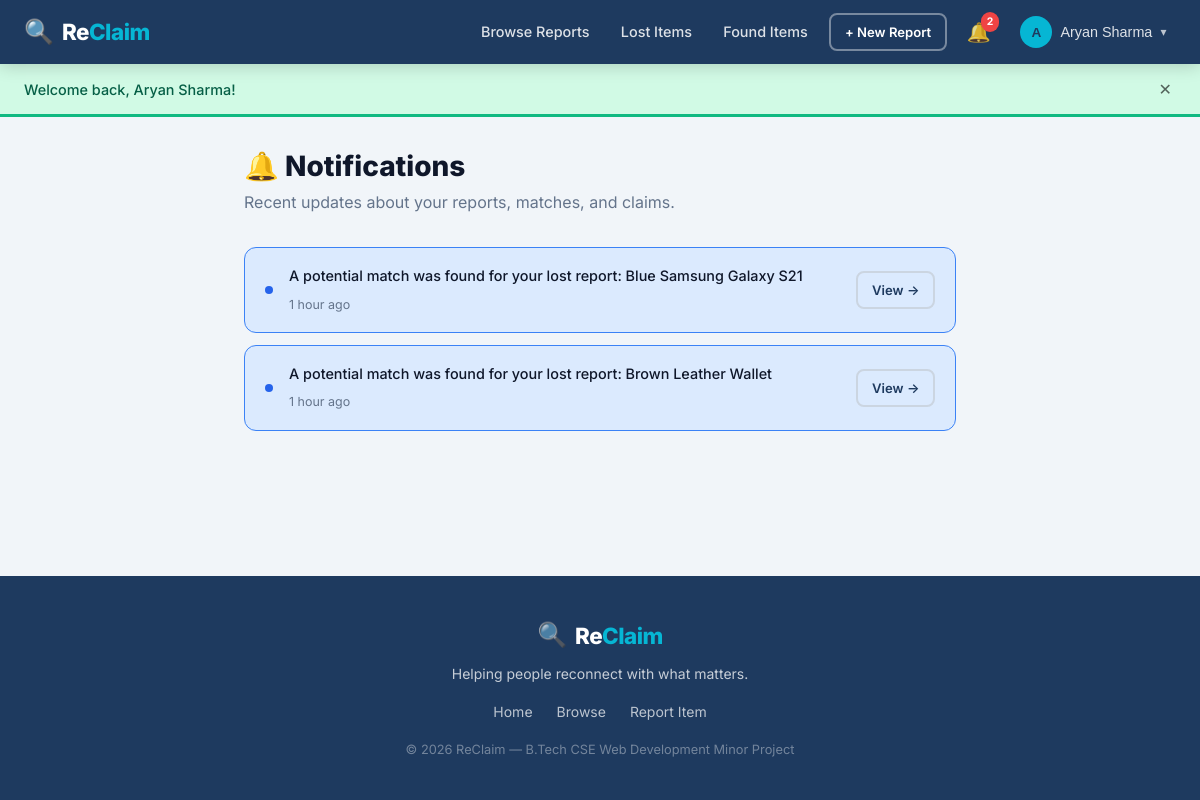
/notifications.php (signed in), run on the app's committed database.
### tables this page shows
CREATE TABLE IF NOT EXISTS notifications (
    id         INT UNSIGNED    NOT NULL AUTO_INCREMENT,
    user_id    INT UNSIGNED    NOT NULL,
    message    VARCHAR(500)    NOT NULL,
    link       VARCHAR(300)    DEFAULT NULL,
    is_read    TINYINT(1)      NOT NULL DEFAULT 0,
    created_at TIMESTAMP       NOT NULL DEFAULT CURRENT_TIMESTAMP,
    PRIMARY KEY (id),
    KEY idx_user_read (user_id, is_read),
    CONSTRAINT fk_notif_user FOREIGN KEY (user_id) REFERENCES users (id) ON DELETE CASCADE
);

### includes/functions.php (called while the page is built, shortened)
<?php
function h(string $str): string {
    return htmlspecialchars($str, ENT_QUOTES | ENT_HTML5, 'UTF-8');
}
function time_ago(string $datetime): string {
    $now  = new DateTime();
    $past = new DateTime($datetime);
    $diff = $now->diff($past);
    if ($diff->h > 0) return $diff->h . ' hour' . ($diff->h > 1 ? 's' : '') . ' ago';
    return 'Just now';
}

### notifications.php (the view, shortened to what this page needs)
<?php
require_once __DIR__ . '/includes/functions.php';
require_once __DIR__ . '/config/db.php';
$pdo->prepare("UPDATE notifications SET is_read = 1 WHERE user_id = ? AND is_read = 0")
    ->execute([current_user_id()]);
$stmt = $pdo->prepare(
    'SELECT * FROM notifications WHERE user_id = ? ORDER BY created_at DESC LIMIT 50'
);
$stmt->execute([current_user_id()]);
$notifications = $stmt->fetchAll();
require_once __DIR__ . '/includes/header.php';
?>
<div class="container page-container" style="max-width:760px">
    <div class="page-header">
        <h1 class="page-title">🔔 Notifications</h1>
        <p class="page-subtitle">Recent updates about your reports, matches, and claims.</p>
    </div>
    <?php if (empty($notifications)): ?>
        <div class="empty-state">
            <div class="empty-icon">🔔</div>
            <h3>No notifications yet</h3>
            <p>You'll be notified when matches are found or your claims are reviewed.</p>
        </div>
    <?php else: ?>
        <div class="notifications-list">
            <?php foreach ($notifications as $n): ?>
            <div class="notif-item <?= $n['is_read'] ? '' : 'notif-unread' ?>">
                <span class="notif-dot"></span>
                <div class="notif-content">
                    <p class="notif-message"><?= h($n['message']) ?></p>
                    <span class="notif-time"><?= time_ago($n['created_at']) ?></span>
                </div>
                <?php if ($n['link']): ?>
                <a href="<?= h($n['link']) ?>" class="btn btn-sm btn-outline notif-action">
                    View →
                </a>
                <?php endif; ?>
            </div>
            <?php endforeach; ?>
        </div>
    <?php endif; ?>
</div>
<?php require_once __DIR__ . '/includes/footer.php'; ?>

### css/style.css (style rules this page uses)
:root { --primary: #1e3a5f; --primary-light: #2563eb; --primary-hover: #1d4ed8; --accent: #06b6d4; --accent-light: #e0f7fa; --success: #10b981; --success-light: #d1fae5; --warning: #f59e0b; --warning-light: #fef3c7; --danger: #ef4444; --danger-light: #fee2e2; --info: #3b82f6; --info-light: #dbeafe; --bg: #f1f5f9; --bg-alt: #e8edf5; --card-bg: #ffffff; --nav-bg: #1e3a5f; --text: #0f172a; --text-muted: #64748b; --text-light: #94a3b8; --border: #e2e8f0; --border-dark: #cbd5e1; --font: 'Inter', -apple-system, BlinkMacSystemFont, 'Segoe UI', sans-serif; --font-mono: 'Fira Code', 'Courier New', monospace; --radius: 12px; --radius-sm: 8px; --radius-lg: 20px; --shadow-sm: 0 1px 3px rgba(0,0,0,.08), 0 1px 2px rgba(0,0,0,.05); --shadow: 0 4px 16px rgba(0,0,0,.10); --shadow-lg: 0 12px 40px rgba(0,0,0,.15); --shadow-card: 0 2px 8px rgba(30,58,95,.08); --transition: all .22s cubic-bezier(.4,0,.2,1); }
*, *::before, *::after { box-sizing: border-box; margin: 0; padding: 0; }
html { scroll-behavior: smooth; font-size: 16px; }
body { font-family: var(--font); background: var(--bg); color: var(--text); line-height: 1.6; min-height: 100vh; display: flex; flex-direction: column; }
a { color: var(--primary-light); text-decoration: none; transition: var(--transition); }
h1,h2,h3,h4,h5 { font-weight: 700; line-height: 1.25; color: var(--text); }
.container { max-width: 1200px; margin: 0 auto; padding: 0 1.5rem; }
.page-container { padding: 2rem 1.5rem; }
.btn { display: inline-flex; align-items: center; justify-content: center; gap: .4rem; padding: .6rem 1.25rem; border-radius: var(--radius-sm); font-size: .9rem; font-weight: 600; cursor: pointer; transition: var(--transition); text-decoration: none; border: 2px solid transparent; white-space: nowrap; }
.btn-outline { background: transparent; color: var(--primary); border-color: var(--border-dark); }
.btn-sm { padding: .4rem .85rem; font-size: .82rem; }
.page-header { margin-bottom: 2rem; }
.page-title { font-size: 1.75rem; font-weight: 800; margin-bottom: .35rem; }
.page-subtitle { color: var(--text-muted); }
.notifications-list { display: flex; flex-direction: column; gap: .75rem; }
.notif-item { display: flex; align-items: center; gap: 1rem; background: var(--card-bg); border: 1px solid var(--border); border-radius: var(--radius); padding: 1rem 1.25rem; transition: var(--transition); }
.notif-unread { background: var(--info-light); border-color: var(--info); }
.notif-dot { width: 8px; height: 8px; background: var(--primary-light); border-radius: 50%; flex-shrink: 0; }
.notif-content { flex: 1; min-width: 0; }
.notif-message { font-size: .9rem; font-weight: 500; margin-bottom: .2rem; }
.notif-time { font-size: .78rem; color: var(--text-muted); }
.notif-action { white-space: nowrap; }

### data on the page
notifications: message "A potential match was found for your lost report: Blue Samsung Galaxy S21", time_ago($n['created_at']) "1 hour ago"
notifications: message "A potential match was found for your lost report: Brown Leather Wallet", created_at "1 hour ago"

### other printed values
$unreadCount "2"
substr(current_user_name(), 0, 1) "A"
current_user_name() "Aryan Sharma"
$flash['message'] "Welcome back, Aryan Sharma!"
